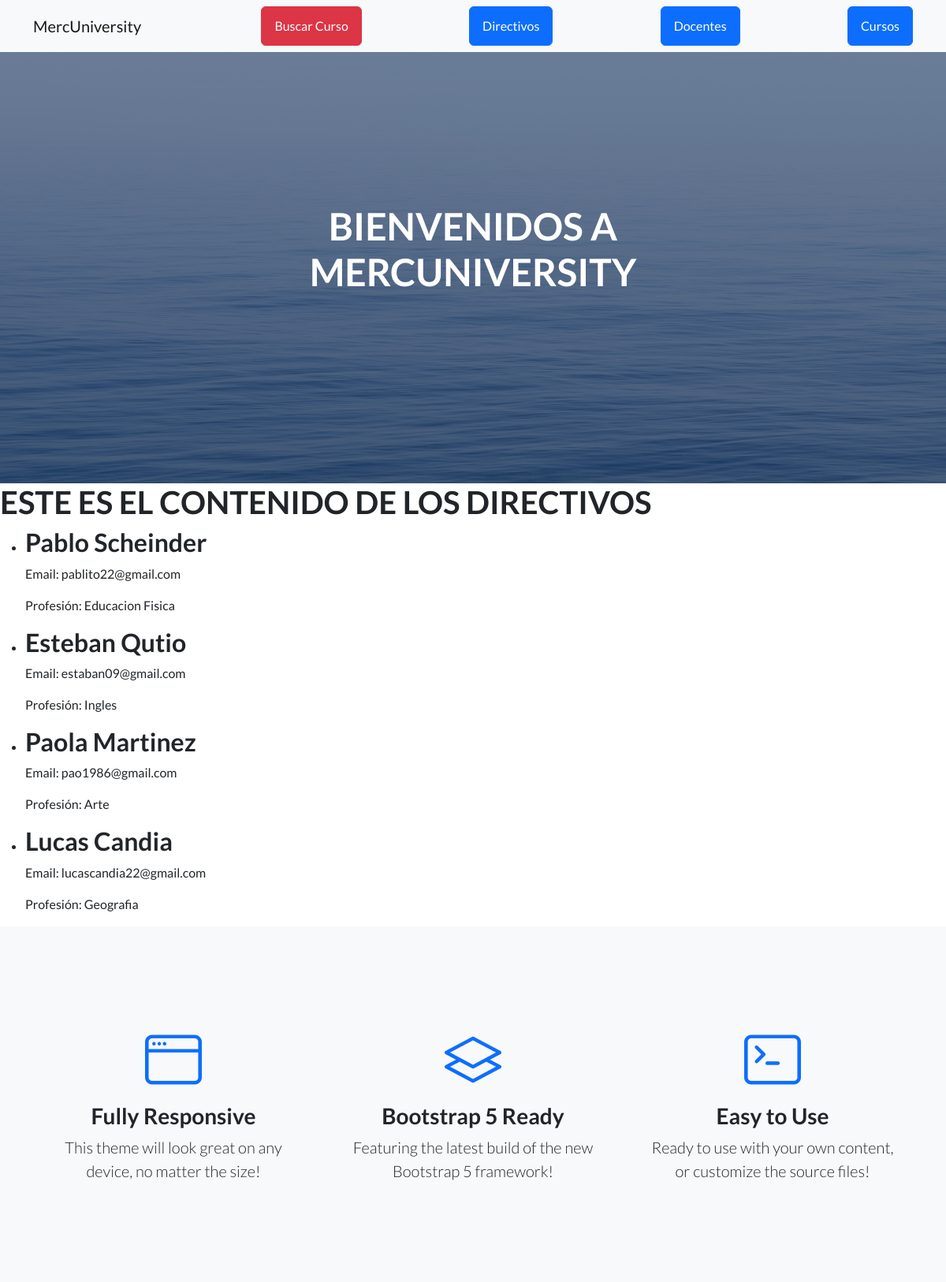
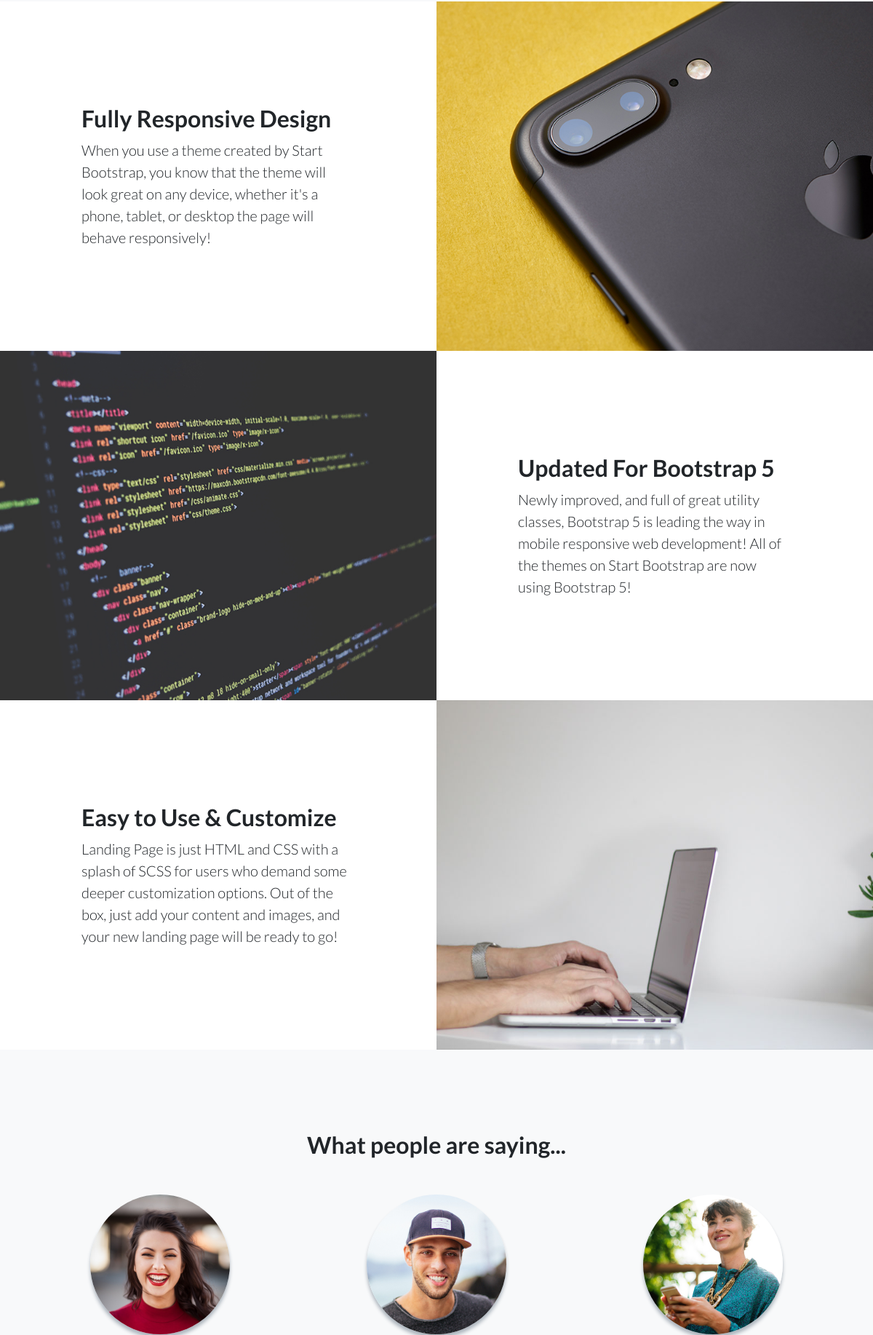
/Directivos/ (upper part), run on the app's committed database (2 pictures, top to bottom).
### MiApp/models.py (models this page shows, shortened)
class Directivo(models.Model):
    nombre= models.CharField(max_length=50)
    apellido= models.CharField(max_length=50)
    email= models.EmailField()
    profesion= models.CharField(max_length=50)

### MiApp/views.py (the view)
# urls.py: path('Directivos/', directivos, name='directivos'),
def directivos(request):
    directivos = Directivo.objects.all()
    return render(request, 'directivo.html', {'directivos': directivos})

### MiApp/templates/directivo.html
{% extends 'gestionCursos.html' %}
{% load static %}
{% block titulo %}BIENVENIDOS A MERCUNIVERSITY{% endblock titulo %}
{% block contenido_que_cambia %}
  <h1>ESTE ES EL CONTENIDO DE LOS DIRECTIVOS</h1>
  <ul>
    {% for directivo in directivos %}
      <li>
        <h2>{{ directivo.nombre }} {{ directivo.apellido }}</h2>
        <p>Email: {{ directivo.email }}</p>
        <p>Profesión: {{ directivo.profesion }}</p>
      </li>
    {% endfor %}
  </ul>
{% endblock contenido_que_cambia %}

### data on the page
Directivo: nombre "Pablo", apellido "Scheinder", email "pablito22@gmail.com", profesion "Educacion Fisica"
Directivo: nombre "Esteban", apellido "Qutio", email "estaban09@gmail.com", profesion "Ingles"
Directivo: nombre "Paola", apellido "Martinez", email "pao1986@gmail.com", profesion "Arte"
Directivo: nombre "Lucas", apellido "Candia", email "lucascandia22@gmail.com", profesion "Geografia"
